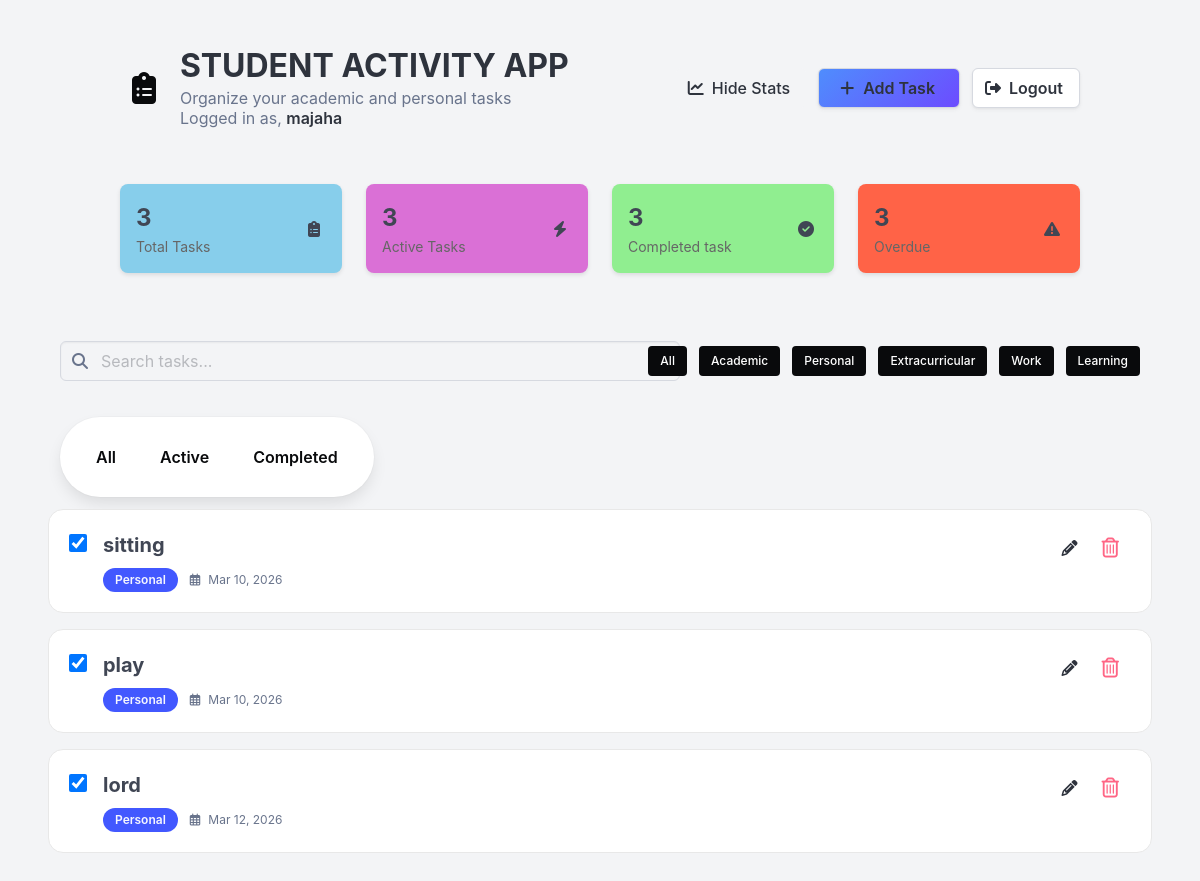
Before: / (signed in) with the older database file.
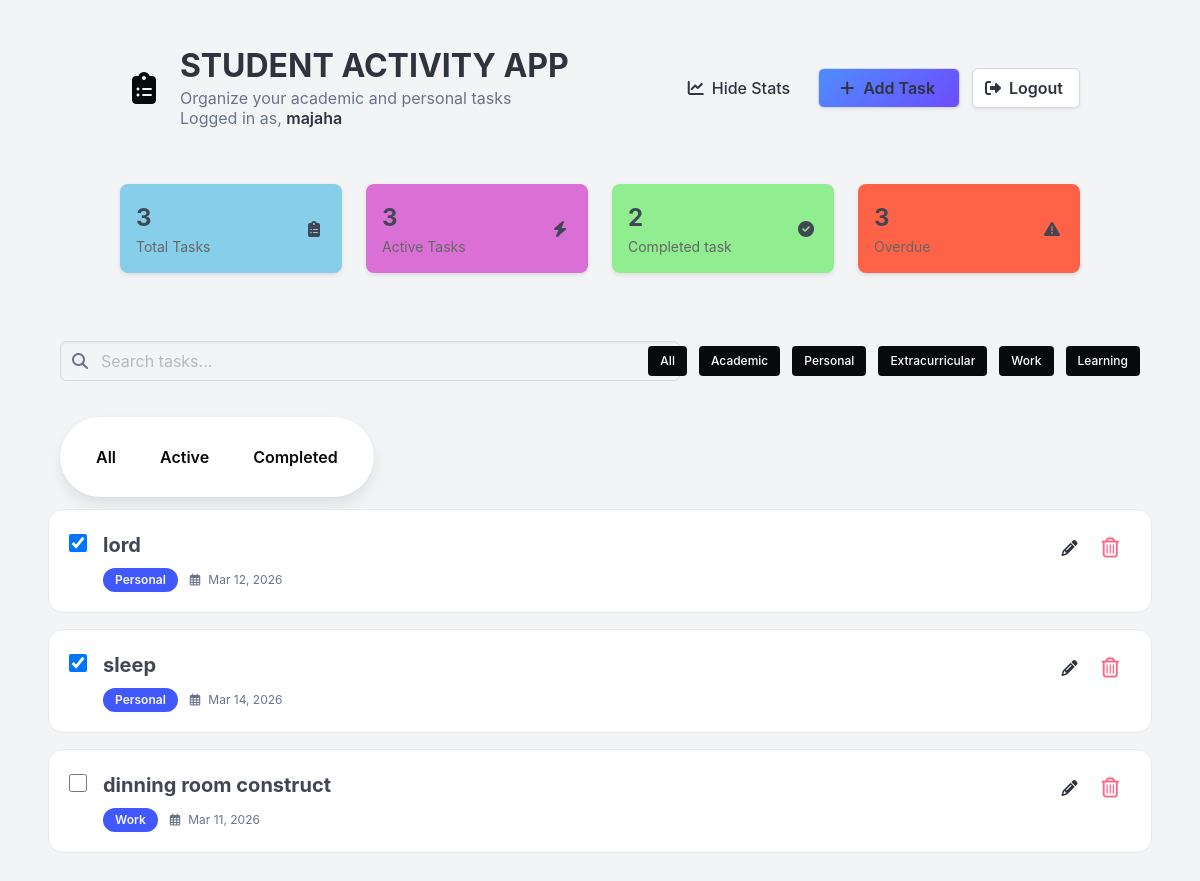
After: the same page with the newer database file.
### app/model/model.py (models this page shows, shortened)
class User(db.Model, UserMixin):
    __tablename__ = "users"
    id: Mapped[int] = mapped_column(primary_key=True)
    username: Mapped[str] = mapped_column(nullable=False, unique=True)
    password: Mapped[str] = mapped_column(nullable=False)
    email: Mapped[str] = mapped_column(nullable=False)

class Task(db.Model):
    __tablename__ = "tasks"
    id: Mapped[int] = mapped_column(primary_key=True)
    task: Mapped[str] = mapped_column(nullable=False)
    user_id: Mapped[int | None] = mapped_column(ForeignKey("users.id"))
    completed: Mapped[bool] = mapped_column(default=False)
    category_id: Mapped[int | None] = mapped_column(
        ForeignKey("categories.id"), nullable=True
    )
    deadline: Mapped[datetime | None] = mapped_column(DateTime, nullable=True)
    notes: Mapped[str | None] = mapped_column(String, nullable=True)
    category = relationship("Category", back_populates="tasks")
    user: Mapped["User"] = relationship("User", backref="tasks")

class Category(db.Model):
    __tablename__ = "categories"
    id: Mapped[int] = mapped_column(primary_key=True)
    cat_name: Mapped[str] = mapped_column(nullable=False)
    user_id: Mapped[int | None] = mapped_column(ForeignKey("users.id"))
    tasks = relationship("Task", back_populates="category")

### app/routes/route.py (the view)
@main.route("/")
@login_required
def index():
    tasks = Task.query.filter_by(
        user_id=current_user.id
    ).all()  # get tasks from database
    completed = Task.query.filter_by(completed=True).count()  # count completed tasks
    overdue_tasks = Task.query.filter(
        Task.completed.is_(False), Task.deadline < datetime.today()
    ).count()
    return render_template(
        "index.html",
        user=current_user,
        tasks=tasks,
        completed=completed,
        overdue_tasks=overdue_tasks,
        now=datetime.today(),
    )

### app/__init__.py (called while the page is built)
def create_app():
    app = Flask(__name__)
    app.config["SQLALCHEMY_DATABASE_URI"] = "sqlite:///student.db"
    app.config["SECRET_KEY"] = "secret"
    app.config["SQLALCHEMY_TRACK_MODIFICATIONS"] = False
    db.init_app(app)
    login_manager.init_app(app)
    migrate.init_app(app, db)
    login_manager.login_view = "auth.login"
    app.register_blueprint(auth_bp)
    app.register_blueprint(main)
    app.register_blueprint(cat_bp, url_prefix="/category")
    from .model import User
    @login_manager.user_loader
    def load_user(user_id):
        return db.session.get(User, int(user_id))
    return app

### app/templates/index.html
{%extends 'base.html'%} {%include 'navbar.html'%} {%include 'main.html'%}
{%block content%}
<div class="columns is-vcentered mt-2 px-3">
    <div class="column is-7">{% include 'search.html' %}</div>
    <div class="column is-5">{% include 'category.html' %}</div>
</div>
<div class="column is-5">
    <div
        class="box is-flex is-align-items-center"
        style="border-radius: 999px; width: fit-content"
    >
        {% include 'status.html' %}
    </div>
</div>
{% include 'add_tasks.html' %} {% endblock %}

### app/templates/base.html (shortened to what this page needs)
<!doctype html>
<html>
    <head>
        <link
            rel="stylesheet"
            href="https://cdn.jsdelivr.net/npm/bulma@1.0.4/css/bulma.min.css"
        />
        <link
            rel="stylesheet"
            href="https://cdnjs.cloudflare.com/ajax/libs/font-awesome/6.5.1/css/all.min.css"
        />
    </head>
    <body class="has-background-light">
        <section class="section">{% block content %} {% endblock %}</section>
    </body>
</html>

### app/templates/navbar.html (shortened to what this page needs)
{%extends 'base.html'%}{%block content%}
<div class="container">
    <nav class="level">
        <div class="left-left">
            <div class="level-item">
                <span class="icon is-large has-text-black mr-3">
                    <i class="fas fa-clipboard-list fa-2x"></i>
                </span>
                <div>
                    <h1 class="title is-3 has-text-weight-bold mb-0">
                        STUDENT ACTIVITY APP
                    </h1>
                    <p class="subtitle is-6 has-text-grey mt-1">
                        Organize your academic and personal tasks {%if
                        current_user.is_authenticated %}
                        <br />
                        Logged in as,
                        <strong>{{ current_user.username }}</strong>
                        {% endif %}
                    </p>
                </div>
            </div>
        </div>
        <div class="level-right">
            <div class="level-item buttons">
                <button class="button stats-btn is-light is-rectangle px-4">
                    <span class="icon">
                        <i class="fas fa-chart-line"></i>
                    </span>
                    <span>Hide Stats</span>
                </button>
                <a
                    href="{{ url_for('main.task') }}"
                    class="button add-task-btn is-rectangle px-5"
                >
                    <span class="icon">
                        <i class="fas fa-plus"></i>
                    </span>
                    <span class="has-text-weight-semibold">Add Task</span>
                </a>
                <a
                    href="{{ url_for('auth.logout') }}"
                    class="button log-out-btn is-rectangle px-4"
                >
                    <span class="icon">
                        <i class="fas fa-sign-out-alt"></i>
                    </span>
                    <span class="has-text-weight-semibold">Logout</span>
                </a>
            </div>
        </div>
        {%endblock%}

### app/templates/main.html (shortened to what this page needs)
<section class="container mt-2">
    <div class="columns is-mobile is-multiline">
        <div class="column is-3">
            <div class="stat-card blue">
                <div>
                    <p class="stat-number">{{ tasks|length }}</p>
                    <p class="stat-text">Total Tasks</p>
                </div>
                <span class="icon">
                    <i class="fas fa-clipboard-list"></i>
                </span>
            </div>
        </div>
        <div class="column is-3">
            <div class="stat-card purple">
                <div>
                    <p class="stat-number">{{ tasks|length }}</p>
                    <p class="stat-text">Active Tasks</p>
                </div>
                <span class="icon">
                    <i class="fas fa-bolt"></i>
                </span>
            </div>
        </div>
        <div class="column is-3">
            <div class="stat-card green">
                <div>
                    <p class="stat-number">{{ completed }}</p>
                    <p class="stat-text">Completed task</p>
                </div>
                <span class="icon">
                    <i class="fas fa-check-circle"></i>
                </span>
            </div>
        </div>
        <div class="column is-3">
            <div class="stat-card red">
                <div>
                    <p class="stat-number">{{ overdue_tasks }}</p>
                    <p class="stat-text">Overdue</p>
                </div>
                <span class="icon">
                    <i class="fas fa-exclamation-triangle"></i>
                </span>
            </div>
        </div>
    </div>
</section>

### app/templates/search.html (shortened to what this page needs)
<div class="field">
    <div class="control has-icons-left">
        <input
            class="input is-rectangle has-background-light"
            type="text"
            name="search"
            placeholder="Search tasks..."
            hx-get="{{ url_for('main.search') }}"
            hx-trigger="keyup changed delay:300ms"
            hx-target="#task-results"
            hx-swap="innerHTML"
        />
        <span class="icon is-left has-text-grey">
        </span>
    </div>
</div>

### app/templates/category.html
<div class="container">
    <div class="level-right">
        <div class="level-item">
            <div class="buttons">
                <a href="#" class="button is-black is-small"> All </a>
                <a href="#" class="button is-black is-small"> Academic </a>
                <a href="#" class="button is-black is-small"> Personal </a>
                <a href="#" class="button is-black is-small">
                    Extracurricular
                </a>
                <a href="#" class="button is-black is-small">Work</a>
                <a href="#" class="button is-black is-small">Learning</a>
            </div>
        </div>
    </div>
</div>

### app/templates/status.html
<div class="container">
    <div class="buttons is-right">
        <button
            class="button is-white is-rounded px-4 has-text-weight-semibold"
        >
            All
        </button>
        <button
            class="button is-white is-rounded px-4 has-text-weight-semibold"
        >
            Active
        </button>
        <button
            class="button is-white is-rounded px-4 has-text-weight-semibold"
        >
            Completed
        </button>
    </div>
</div>

### app/templates/add_tasks.html (shortened to what this page needs)
<div id="tasks-container">
    {% for task in tasks %}
    <div
        class="box is-shadowless mb-4"
        style="border: 1px solid #e8e8e8; border-radius: 15px; padding: 1.25rem"
    >
        <div
            class="is-flex is-justify-content-space-between is-align-items-start"
        >
            <div class="is-flex is-align-items-start">
                <div class="mr-4 mt-1">
                    <form
                        hx-post="{{ url_for('main.toggle', task_id=task.id) }}"
                        hx-trigger="change"
                        hx-target="this"
                        hx-swap="none"
                        hx-on::after-request="window.location.reload()"
                    >
                        <input
                            type="checkbox"
                            name="completed"
                            class="is-clickable"
                            style="width: 18px; height: 18px; cursor: pointer; border-radius: 4px;"
                            {% if task.completed %} checked {% endif %}
                        />
                    </form>
                </div>
                <div>
                    <h3 class="has-text-weight-bold is-dark is-size-5 mb-2">
                        {{ task.task }}
                    </h3>
                    <div class="is-flex is-align-items-center">
                        <span
                            class="tag is-link is-rounded has-text-weight-semibold mr-3 px-3"
                        >
                            {{ task.category.cat_name if task.category else
                            'Uncategorized' }}
                        </span>
                        <span
                            class="has-text-grey is-size-7 is-flex is-align-items-center
                            "
                        >
                            <i class="far fa-calendar-alt mr-2"></i>
                            {{ task.deadline.strftime('%b %d, %Y') if task.deadline else 'No deadline' }}
                        </span>
                    </div>
                </div>
            </div>
            <div class="is-flex">
                <a href="{{ url_for('main.update_task', task_id=task.id) }}"
                <button class="button is-white has-text-dark p-2 mx-1">
                    <i class="fa-solid fa-pencil is-size-6"></i>
                </a>
                <form action="{{ url_for('main.delete', task_id=task.id) }}" method="POST">
                    <button type="submit" class="button is-white has-text-danger p-2 mx-1">
                        <i class="fa-regular fa-trash-can is-size-5"></i>
                    </button>
                </form>
            </div>
        </div>
    </div>
    {% endfor %}
</div>

### app/templates/navbar.html (style rules this page uses)
.add-task-btn { background: linear-gradient(135deg, #4f8dfd, #6c4cff); color: white; border: none; }
.log-out-btn { background: linear-gradient(135deg, #ffffff); color: white; border: none; }
.stats-btn { background: linear-gradient(135deg, #ffffff); color: white; border: none; }

### app/templates/main.html (style rules this page uses)
.stat-card { display: flex; align-items: center; justify-content: space-between; padding: 1rem; border-radius: 0.5rem; box-shadow: 0 2px 4px rgba(0, 0, 0, 0.1); }
.stat-number { font-size: 1.5rem; font-weight: bold; }
.stat-text { font-size: 0.875rem; color: #666; }
.blue { background-color: #87ceeb; }
.purple { background-color: #da70d6; }
.green { background-color: #90ee90; }
.red { background-color: #ff6347; }

Changed rows visible on the page:
removed Task: completed "☑", task "sitting", category "Personal", deadline "Mar 10, 2026"
removed Task: completed "☑", task "play", category "Personal", deadline "Mar 10, 2026"
added Task: completed "☑", task "sleep", category "Personal", deadline "Mar 14, 2026"
added Task: task "dinning room construct", category "Work", deadline "Mar 11, 2026"
Other visible differences:
{{ completed }}: "3" → "2"
